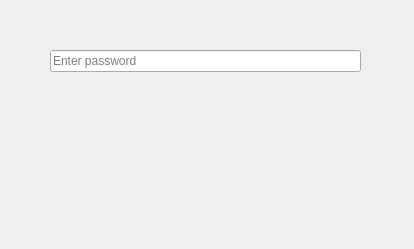
<?xml version="1.0" encoding="UTF-8"?>
<ui version="4.0">
 <class>CpasswordDlg</class>
 <widget class="QDialog" name="CpasswordDlg">
  <property name="geometry">
   <rect>
    <x>0</x>
    <y>0</y>
    <width>414</width>
    <height>249</height>
   </rect>
  </property>
  <property name="windowTitle">
   <string>Dialog</string>
  </property>
  <widget class="QLineEdit" name="m_password">
   <property name="geometry">
    <rect>
     <x>50</x>
     <y>50</y>
     <width>311</width>
     <height>22</height>
    </rect>
   </property>
   <property name="echoMode">
    <enum>QLineEdit::Password</enum>
   </property>
   <property name="placeholderText">
    <string>Enter password</string>
   </property>
  </widget>
  <widget class="QLabel" name="m_msg">
   <property name="geometry">
    <rect>
     <x>50</x>
     <y>80</y>
     <width>311</width>
     <height>71</height>
    </rect>
   </property>
   <property name="text">
    <string/>
   </property>
  </widget>
 </widget>
 <resources/>
 <connections/>
</ui>
